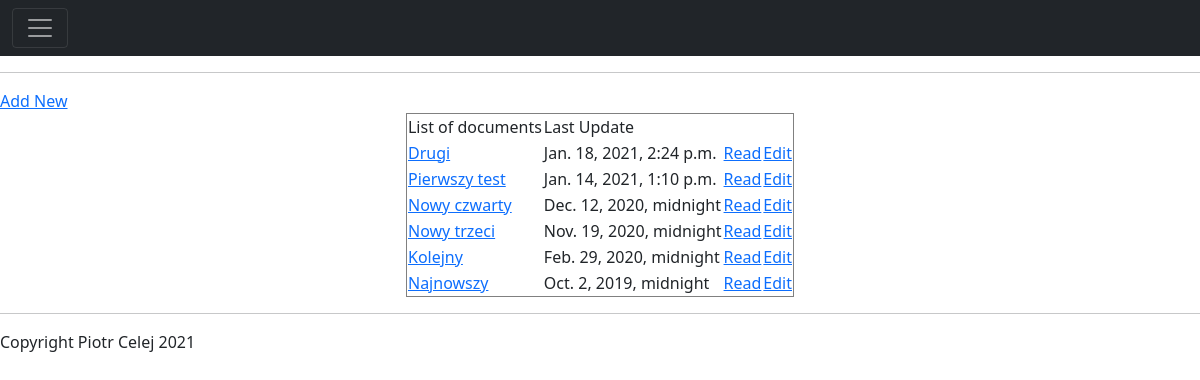
/writer/Piotrek/list, run on the app's committed database.
### WriterModule/models.py (models this page shows, shortened)
class MainTextBody(models.Model) :
    text_id = models.IntegerField(default=0)
    name = models.CharField(max_length=512)
    body_text = models.TextField()
    last_update_date = models.DateTimeField('last update')
    author = models.CharField(max_length=512)

### WriterModule/views.py (the view)
# urls.py: path('<str:user_name>/list', views.docList, name='docList'),
def docList(request, user_name) :
    doc_list = MainTextBody.objects.filter(author=user_name).order_by('-last_update_date')
    context = {
        'doc_list' : doc_list,
        'page_title' : "Writer Module Doc List"
    }
    return render(request, 'WriterModule/doc_list.html', context)

### WriterModule/templates/WriterModule/doc_list.html (shortened to what this page needs)
{% extends "WriterModule/main.html" %}
{% block se_content %}
    <table align="center" border="1">
      <tr>
        <a href="/writer/addDocument">Add New</a>
      </tr>
      <tr>
        <td>List of documents</td>
        <td>Last Update</td>
      </tr>
      {% if doc_list %}
      {% for doc in doc_list %}
      <tr>
        <td><a href="/writer/{{ doc.text_id }}/" >{{ doc.name }} </a></td>
        <td>{{ doc.last_update_date }}</td>
        <td><a href="/writer/{{ doc.text_id }}/read">Read</a></td>
        <td><a href="/writer/{{ doc.text_id }}/write">Edit</a></td>
      </tr>
      {% endfor %}
      {% endif %}
    </table>
{% endblock se_content %}

### data on the page
MainTextBody: name "Drugi", last_update_date "Jan. 18, 2021, 2:24 p.m."
MainTextBody: name "Pierwszy test", last_update_date "Jan. 14, 2021, 1:10 p.m."
MainTextBody: name "Nowy czwarty", last_update_date "Dec. 12, 2020, midnight"
MainTextBody: name "Nowy trzeci", last_update_date "Nov. 19, 2020, midnight"
MainTextBody: name "Kolejny", last_update_date "Feb. 29, 2020, midnight"
MainTextBody: name "Najnowszy", last_update_date "Oct. 2, 2019, midnight"
